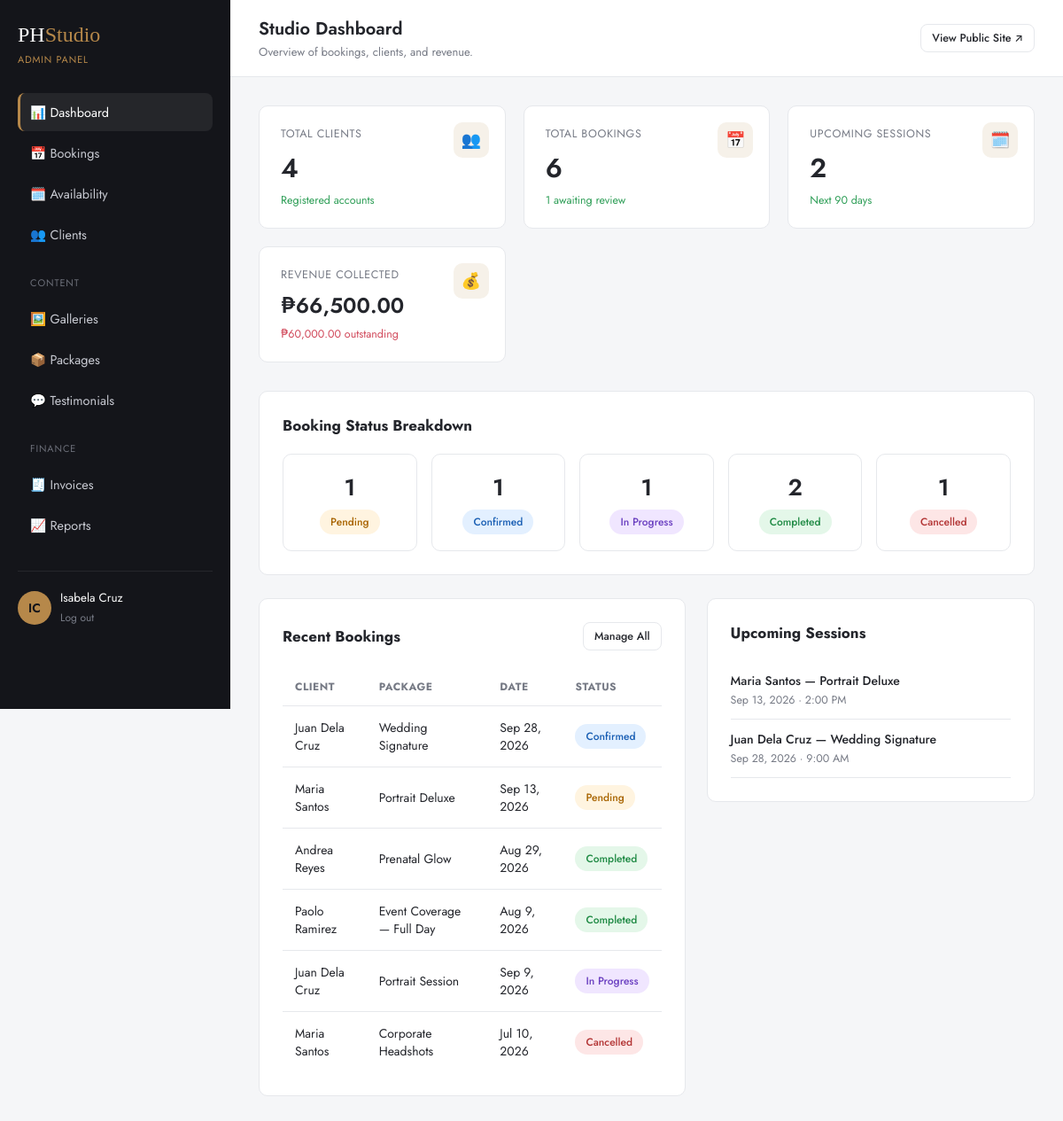
The page /backend/admin/dashboard.php (signed in) on the database its author committed.
### tables this page shows
CREATE TABLE bookings (
    id                  INT UNSIGNED AUTO_INCREMENT PRIMARY KEY,
    client_id           INT UNSIGNED NOT NULL,
    photographer_id     INT UNSIGNED DEFAULT NULL,
    package_id          INT UNSIGNED NOT NULL,
    category_id         INT UNSIGNED DEFAULT NULL,
    session_date        DATE NOT NULL,
    start_time          TIME NOT NULL,
    end_time            TIME NOT NULL,
    location            VARCHAR(255) DEFAULT NULL,
    event_details        TEXT,
    status              ENUM('pending','confirmed','in_progress','completed','cancelled') NOT NULL DEFAULT 'pending',
    admin_notes         TEXT COMMENT 'Internal / shared notes from photographer to client',
    created_at          DATETIME NOT NULL DEFAULT CURRENT_TIMESTAMP,
    updated_at          DATETIME NOT NULL DEFAULT CURRENT_TIMESTAMP ON UPDATE CURRENT_TIMESTAMP,
    FOREIGN KEY (client_id) REFERENCES users(id) ON DELETE CASCADE,
    FOREIGN KEY (photographer_id) REFERENCES users(id) ON DELETE SET NULL,
    FOREIGN KEY (package_id) REFERENCES packages(id),
    FOREIGN KEY (category_id) REFERENCES categories(id) ON DELETE SET NULL,
    UNIQUE KEY uniq_booking_slot (photographer_id, session_date, start_time),
    INDEX idx_client (client_id),
    INDEX idx_status (status),
    INDEX idx_date (session_date)
);

CREATE TABLE users (
    id              INT UNSIGNED AUTO_INCREMENT PRIMARY KEY,
    role            ENUM('admin','photographer','client') NOT NULL DEFAULT 'client',
    full_name       VARCHAR(120) NOT NULL,
    email           VARCHAR(150) NOT NULL UNIQUE,
    phone           VARCHAR(30)  DEFAULT NULL,
    password_hash   VARCHAR(255) NOT NULL,
    avatar_path     VARCHAR(255) DEFAULT NULL,
    is_active       TINYINT(1)   NOT NULL DEFAULT 1,
    created_at      DATETIME     NOT NULL DEFAULT CURRENT_TIMESTAMP,
    updated_at      DATETIME     NOT NULL DEFAULT CURRENT_TIMESTAMP ON UPDATE CURRENT_TIMESTAMP
);

CREATE TABLE packages (
    id              INT UNSIGNED AUTO_INCREMENT PRIMARY KEY,
    category_id     INT UNSIGNED DEFAULT NULL,
    name            VARCHAR(120) NOT NULL,
    slug            VARCHAR(120) NOT NULL UNIQUE,
    description     TEXT,
    price           DECIMAL(10,2) NOT NULL,
    duration_hours  DECIMAL(4,1) DEFAULT NULL,
    deliverables    TEXT COMMENT 'JSON array of bullet points',
    is_popular      TINYINT(1) NOT NULL DEFAULT 0,
    is_active       TINYINT(1) NOT NULL DEFAULT 1,
    sort_order      INT UNSIGNED DEFAULT 0,
    created_at      DATETIME NOT NULL DEFAULT CURRENT_TIMESTAMP,
    FOREIGN KEY (category_id) REFERENCES categories(id) ON DELETE SET NULL
);

### backend/config/db.php (called while the page is built, shortened)
<?php
function db(): PDO
{
    static $pdo = null;
    if ($pdo instanceof PDO) {
        return $pdo;
    }
    $dsn = sprintf(
        'mysql:host=%s;port=%s;dbname=%s;charset=utf8mb4',
        DB_HOST,
        DB_PORT,
        DB_NAME
    );
    try {
        $pdo = new PDO($dsn, DB_USER, DB_PASS, [
            PDO::ATTR_ERRMODE            => PDO::ERRMODE_EXCEPTION,
            PDO::ATTR_DEFAULT_FETCH_MODE => PDO::FETCH_ASSOC,
            PDO::ATTR_EMULATE_PREPARES   => false,
        ]);
    } catch (PDOException $e) {
        if (APP_DEBUG) {
            die('Database connection failed: ' . $e->getMessage());
        }
        die('We are experiencing a temporary issue. Please try again shortly.');
    }
    return $pdo;
}

### backend/admin/dashboard.php (the view, shortened to what this page needs)
<?php
require_once __DIR__ . '/../includes/functions.php';
$totalClients = (int) db()->query('SELECT COUNT(*) FROM users WHERE role = "client"')->fetchColumn();
$totalBookings = (int) db()->query('SELECT COUNT(*) FROM bookings')->fetchColumn();
$pendingBookings = (int) db()->query('SELECT COUNT(*) FROM bookings WHERE status = "pending"')->fetchColumn();
$upcomingBookings = (int) db()->query('SELECT COUNT(*) FROM bookings WHERE session_date >= CURDATE() AND status IN ("pending","confirmed")')->fetchColumn();
$revenue = (float) db()->query('SELECT COALESCE(SUM(amount_paid), 0) FROM invoices')->fetchColumn();
$outstanding = (float) db()->query('SELECT COALESCE(SUM(amount_total - amount_paid), 0) FROM invoices WHERE status != "paid"')->fetchColumn();
$statusBreakdown = db()->query('SELECT status, COUNT(*) AS c FROM bookings GROUP BY status')->fetchAll();
$statusMap = array_fill_keys(['pending','confirmed','in_progress','completed','cancelled'], 0);
foreach ($statusBreakdown as $row) { $statusMap[$row['status']] = (int) $row['c']; }
$recentBookings = db()->query('SELECT b.*, u.full_name AS client_name, pk.name AS package_name
                                FROM bookings b
                                JOIN users u ON u.id = b.client_id
                                JOIN packages pk ON pk.id = b.package_id
                                ORDER BY b.created_at DESC LIMIT 6')->fetchAll();
$upcomingList = db()->query('SELECT b.*, u.full_name AS client_name, pk.name AS package_name
                              FROM bookings b
                              JOIN users u ON u.id = b.client_id
                              JOIN packages pk ON pk.id = b.package_id
                              WHERE b.session_date >= CURDATE() AND b.status IN ("pending","confirmed")
                              ORDER BY b.session_date ASC LIMIT 5')->fetchAll();
require __DIR__ . '/../includes/dash_header.php';
?>
<div class="stat-grid">
  <div class="stat-card">
    <div class="stat-label">Total Clients</div>
    <div class="stat-value"><?= $totalClients ?></div>
    <div class="stat-delta">Registered accounts</div>
    <div class="stat-icon">👥</div>
  </div>
  <div class="stat-card">
    <div class="stat-label">Total Bookings</div>
    <div class="stat-value"><?= $totalBookings ?></div>
    <div class="stat-delta"><?= $pendingBookings ?> awaiting review</div>
    <div class="stat-icon">📅</div>
  </div>
  <div class="stat-card">
    <div class="stat-label">Upcoming Sessions</div>
    <div class="stat-value"><?= $upcomingBookings ?></div>
    <div class="stat-delta">Next 90 days</div>
    <div class="stat-icon">🗓️</div>
  </div>
  <div class="stat-card">
    <div class="stat-label">Revenue Collected</div>
    <div class="stat-value" style="font-size:24px;"><?= money($revenue) ?></div>
    <div class="stat-delta <?= $outstanding > 0 ? 'down' : '' ?>"><?= money($outstanding) ?> outstanding</div>
    <div class="stat-icon">💰</div>
  </div>
</div>
<div class="panel">
  <div class="panel-head"><h3>Booking Status Breakdown</h3></div>
  <div style="display:grid;grid-template-columns:repeat(auto-fit,minmax(140px,1fr));gap:16px;">
    <?php foreach ($statusMap as $status => $count): ?>
      <div style="text-align:center;padding:18px;border:1px solid var(--d-border);border-radius:10px;">
        <div style="font-size:26px;font-weight:600;"><?= $count ?></div>
        <div style="margin-top:6px;"><?= status_badge($status) ?></div>
      </div>
    <?php endforeach; ?>
  </div>
</div>
<div class="d-form-row" style="display:grid;grid-template-columns:1.3fr 1fr;gap:24px;align-items:start;">
  <div class="panel">
    <div class="panel-head">
      <h3>Recent Bookings</h3>
      <a href="<?= base_url('admin/bookings.php') ?>" class="d-btn d-btn-outline d-btn-sm">Manage All</a>
    </div>
    <div class="table-wrap">
      <table class="d-table">
        <thead><tr><th>Client</th><th>Package</th><th>Date</th><th>Status</th></tr></thead>
        <tbody>
          <?php foreach ($recentBookings as $b): ?>
          <tr>
            <td><a href="<?= base_url('admin/booking-detail.php?id=' . $b['id']) ?>"><?= e($b['client_name']) ?></a></td>
            <td><?= e($b['package_name']) ?></td>
            <td><?= pretty_date($b['session_date']) ?></td>
            <td><?= status_badge($b['status']) ?></td>
          </tr>
          <?php endforeach; ?>
        </tbody>
      </table>
    </div>
  </div>
  <div class="panel">
    <div class="panel-head"><h3>Upcoming Sessions</h3></div>
    <?php foreach ($upcomingList as $b): ?>
      <div style="padding:12px 0;border-bottom:1px solid var(--d-border);">
        <div style="font-weight:500;font-size:14px;"><?= e($b['client_name']) ?> — <?= e($b['package_name']) ?></div>
        <div style="color:var(--d-muted);font-size:12.5px;margin-top:3px;"><?= pretty_date($b['session_date']) ?> · <?= pretty_time($b['start_time']) ?></div>
      </div>
    <?php endforeach; ?>
  </div>
</div>
<?php require __DIR__ . '/../includes/dash_footer.php'; ?>

### backend/includes/functions.php (shortened to what this page needs)
<?php
require_once __DIR__ . '/../config/db.php';
function e(?string $value): string
{
    return htmlspecialchars($value ?? '', ENT_QUOTES, 'UTF-8');
}
function base_url(string $path = ''): string
{
    return APP_URL . '/' . ltrim($path, '/');
}
function money(float $amount): string
{
    return '₱' . number_format($amount, 2);
}
function pretty_date(string $date, string $format = 'M j, Y'): string
{
    $ts = strtotime($date);
    return $ts ? date($format, $ts) : $date;
}
function pretty_time(string $time): string
{
    $ts = strtotime($time);
    return $ts ? date('g:i A', $ts) : $time;
}
function status_badge(string $status): string
{
    $map = [
        'pending'     => 'badge badge-pending',
        'confirmed'   => 'badge badge-confirmed',
        'in_progress' => 'badge badge-progress',
        'completed'   => 'badge badge-completed',
        'cancelled'   => 'badge badge-cancelled',
        'unpaid'      => 'badge badge-pending',
        'partial'     => 'badge badge-progress',
        'paid'        => 'badge badge-completed',
        'refunded'    => 'badge badge-cancelled',
    ];
    $class = $map[$status] ?? 'badge';
    $label = ucwords(str_replace('_', ' ', $status));
    return '<span class="' . $class . '">' . e($label) . '</span>';
}

### backend/assets/css/dashboard.css (style rules this page uses)
:root { --d-black: #14151a; --d-charcoal: #1f2128; --d-gold: #b6884a; --d-bg: #f5f6f8; --d-card: #ffffff; --d-border: #e6e8ec; --d-text: #23252b; --d-muted: #767a85; --d-radius: 10px; --d-font: 'Jost', -apple-system, BlinkMacSystemFont, sans-serif; }
* { box-sizing: border-box; }
body.dashboard { margin: 0; font-family: var(--d-font); background: var(--d-bg); color: var(--d-text); display: flex; min-height: 100vh; }
a { text-decoration: none; color: inherit; }
.stat-grid { display: grid; grid-template-columns: repeat(auto-fit, minmax(210px, 1fr)); gap: 20px; margin-bottom: 32px; }
.stat-card { background: var(--d-card); border: 1px solid var(--d-border); border-radius: var(--d-radius); padding: 22px 24px; position: relative; overflow: hidden; }
.stat-card .stat-label { font-size: 12.5px; text-transform: uppercase; letter-spacing: 0.05em; color: var(--d-muted); }
.stat-card .stat-value { font-size: 30px; font-weight: 600; margin-top: 8px; }
.stat-card .stat-delta { font-size: 12.5px; margin-top: 6px; color: #2e9e57; }
.stat-card .stat-delta.down { color: #d1495b; }
.stat-card .stat-icon { position: absolute; right: 18px; top: 18px; width: 40px; height: 40px; border-radius: 10px; background: rgba(182,136,74,0.12); color: var(--d-gold); display: flex; align-items: center; justify-content: center; font-size: 18px; }
.panel { background: var(--d-card); border: 1px solid var(--d-border); border-radius: var(--d-radius); padding: 26px; margin-bottom: 26px; }
.panel-head { display: flex; align-items: center; justify-content: space-between; margin-bottom: 20px; flex-wrap: wrap; gap: 12px; }
.panel-head h3 { font-size: 17px; margin: 0; }
.table-wrap { overflow-x: auto; }
table.d-table { width: 100%; border-collapse: collapse; font-size: 14px; }
table.d-table th { text-align: left; padding: 12px 14px; font-size: 12px; text-transform: uppercase; letter-spacing: 0.04em; color: var(--d-muted); border-bottom: 1px solid var(--d-border); }
table.d-table td { padding: 14px; border-bottom: 1px solid var(--d-border); vertical-align: middle; }
table.d-table tr:last-child td { border-bottom: none; }
.badge { display: inline-block; padding: 5px 12px; border-radius: 999px; font-size: 12px; font-weight: 500; text-transform: capitalize; white-space: nowrap; }
.badge-pending { background: #fff4e0; color: #a86400; }
.badge-confirmed { background: #e3f0ff; color: #1a5fb4; }
.badge-progress { background: #f0e6ff; color: #6a3fc0; }
.badge-completed { background: #e4f7e9; color: #1f8a44; }
.badge-cancelled { background: #fde6e6; color: #b23434; }
.d-btn { display: inline-flex; align-items: center; gap: 8px; justify-content:center; padding: 10px 18px; border-radius: 8px; font-size: 13.5px; font-weight: 500; cursor: pointer; border: 1px solid transparent; transition: all 0.2s ease; font-family: var(--d-font); }
.d-btn-outline { background: #fff; border-color: var(--d-border); color: var(--d-text); }
.d-btn-sm { padding: 6px 12px; font-size: 12.5px; }
.d-form-row { display: grid; grid-template-columns: 1fr 1fr; gap: 16px; }

### rows shown on the page
bookings: client.full_name "Juan Dela Cruz", package.name "Wedding Signature", session_date "Sep 28, 2026", status "Confirmed", start_time "9:00 AM"
bookings: client.full_name "Maria Santos", package.name "Portrait Deluxe", session_date "Sep 13, 2026", status "Pending", start_time "2:00 PM"
bookings: client.full_name "Andrea Reyes", package.name "Prenatal Glow", session_date "Aug 29, 2026", status "Completed"
bookings: client.full_name "Paolo Ramirez", package.name "Event Coverage — Full Day", session_date "Aug 9, 2026", status "Completed"
bookings: client.full_name "Juan Dela Cruz", package.name "Portrait Session", session_date "Sep 9, 2026", status "In Progress"
bookings: client.full_name "Maria Santos", package.name "Corporate Headshots", session_date "Jul 10, 2026", status "Cancelled"

### other values the page prints
$user['role'] "ADMIN"
$initials ?: 'U' "IC"
$user['full_name'] "Isabela Cruz"
$dashTitle "Studio Dashboard"
$dashSubtitle "Overview of bookings, clients, and revenue."
$totalClients "4"
$totalBookings "6"
$pendingBookings "1"
$upcomingBookings "2"
money($revenue) "₱66,500.00"
money($outstanding) "₱60,000.00"
$count "1"
$label "Pending"
$label "Confirmed"
$label "In Progress"
